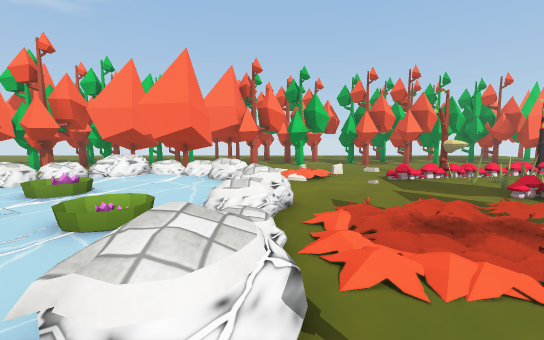
view 1 (above)

24 first-person views from a walk through a 3-D level made in the Unity game engine. The camera is 1.3 m above the floor, tilts 6° down and sees 90° across. The floor is counted in squares, 1 m on a side. Each view is taken from the middle of a square. On the plan, view 1 faces up. The plan holds only what a view shows up to about 13 squares ahead; the rest is blank. The place goes on beyond the plan. The player is left out. Some surface patterns are stand-ins.

view 2
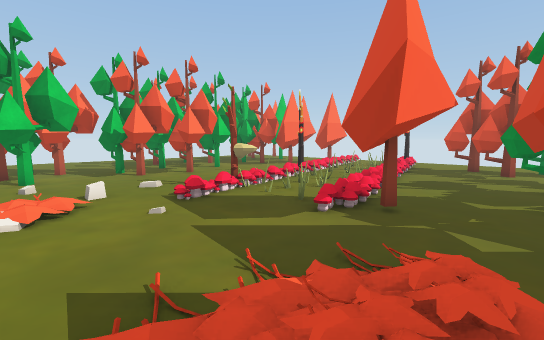

view 3
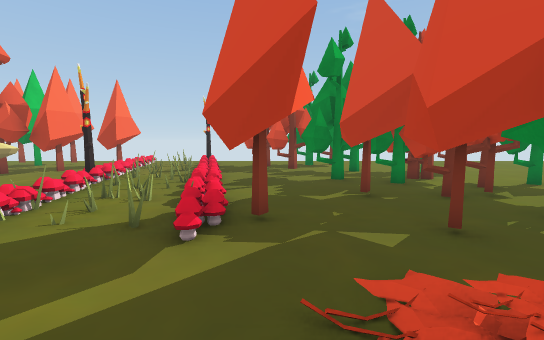

view 4
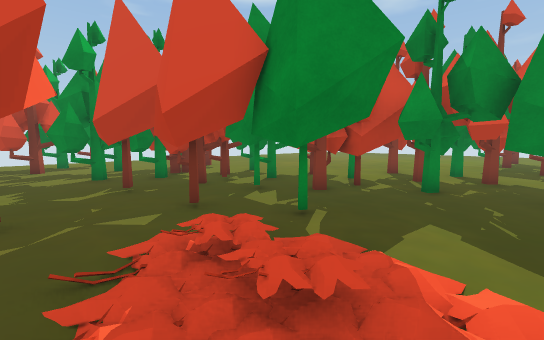

view 5
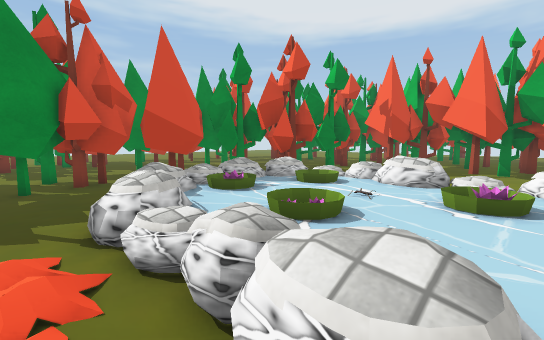

view 6
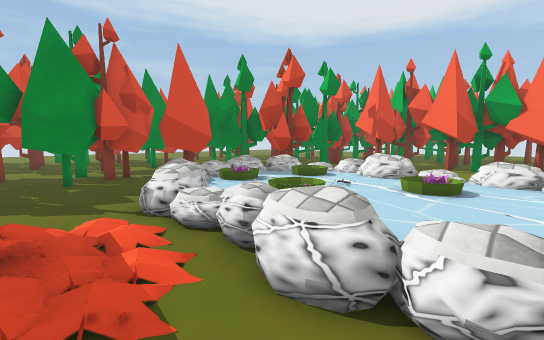

view 7
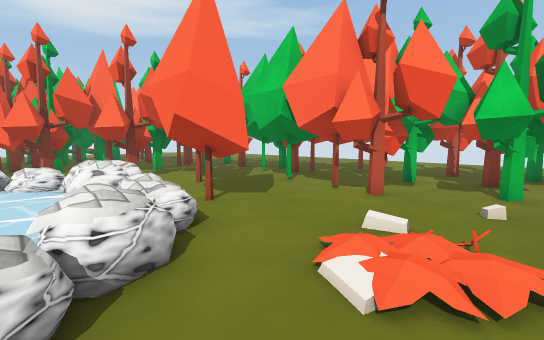

view 8
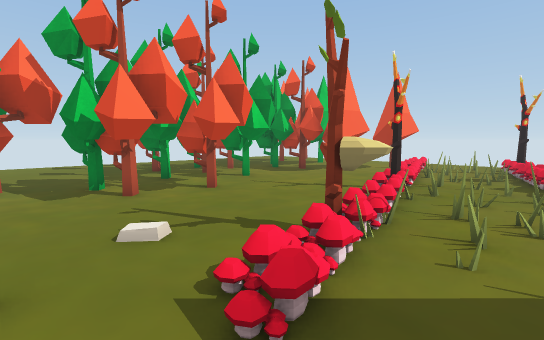

view 9
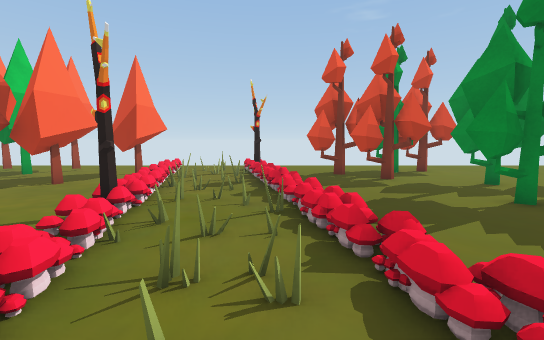

view 10
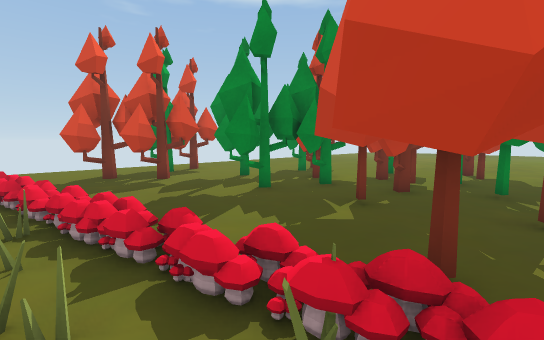

view 11
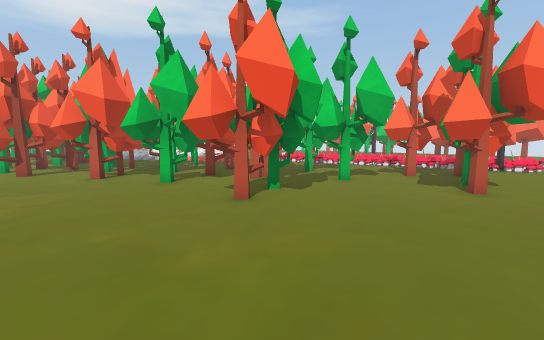

view 12
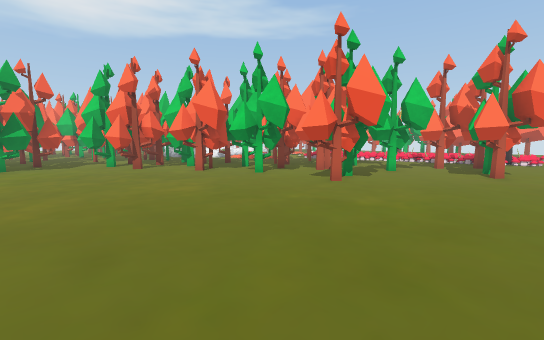

view 13
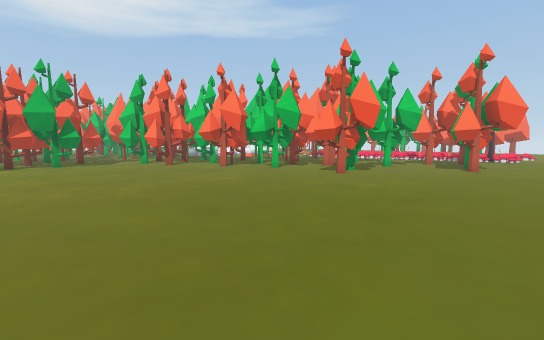

view 14
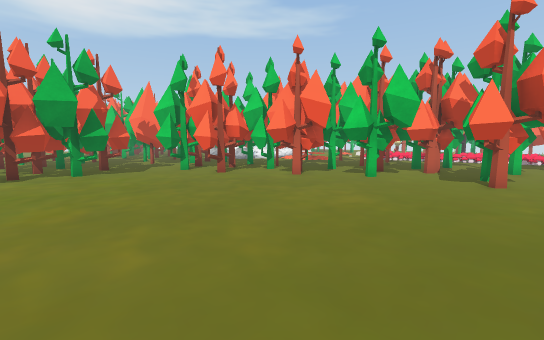

view 15
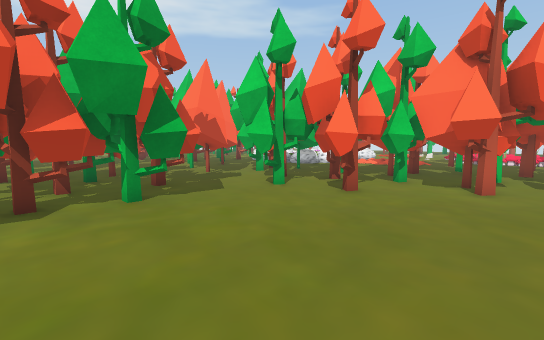

view 16
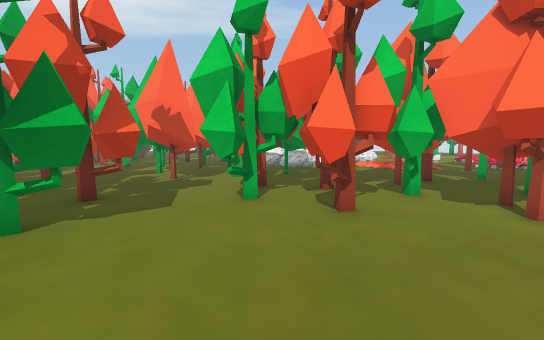

view 17
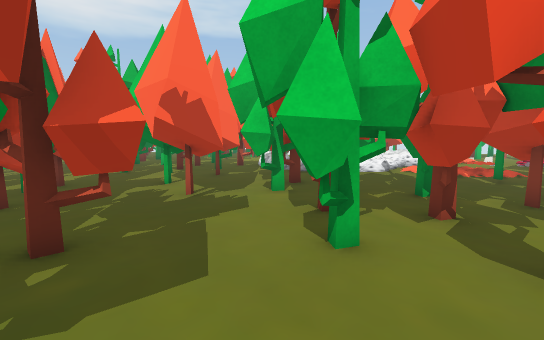

view 18
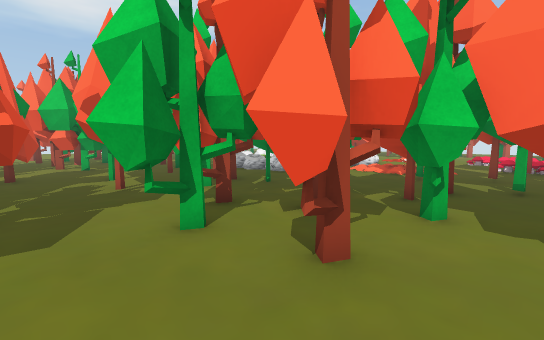

view 19
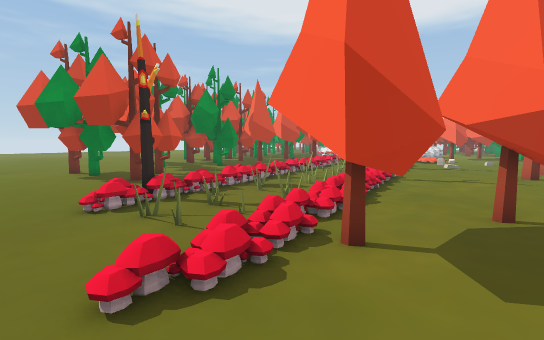

view 20
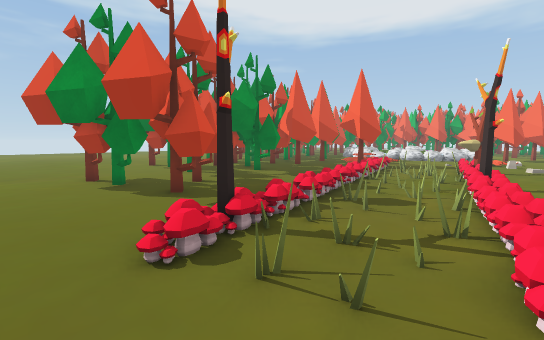

view 21
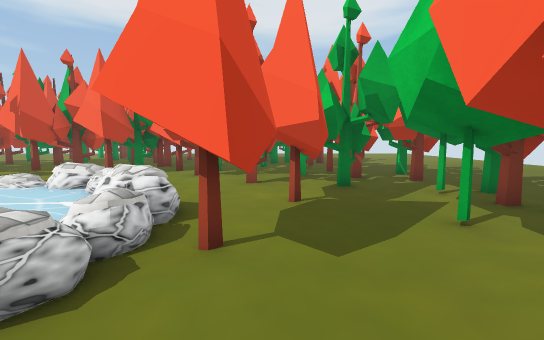

view 22
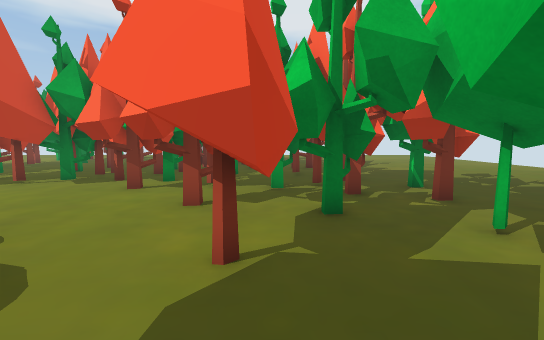

view 23
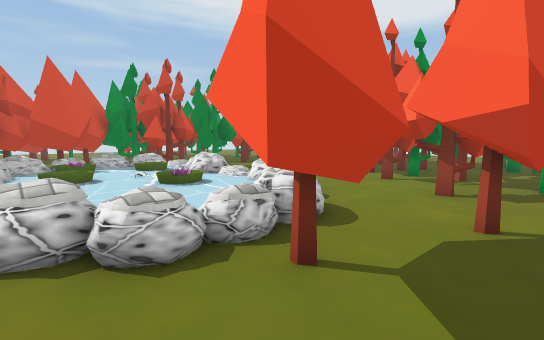

view 24
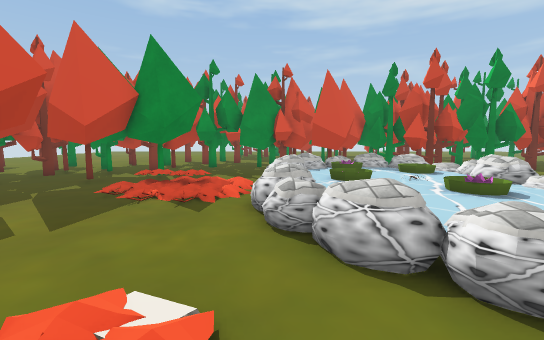

### Floor plan
Key: @ floor where view 1 was taken; # wall or solid block; x gap in a wall; . main floor; : floor 0.25 m higher than the main floor; + floor 0.5 m higher than the main floor; / step, stairs or slope; = window, fence, low wall or low ledge; T tree; M mushroom; O other object.
Columns run from 16 left of view 1 to 20 right of it. Each row starts with its distance up from view 1.
 15      TTTTTT    T TT..T.TTTT..TTT.....
 14       TTT..TTTTTTTT..T.T.....TTTTT..
 13   T  TTTTT...T.T................TMM..
 12  T..TTT.T TT..................M.M....
 11 T. T TTT.TTTTT../..........MO........
 10  . .TTTTT.. TTT.///..OM#.M..O.....O..
  9  O TTT. T. ==T=../................MO.
  8  TT TTT...=#::==...........O..M.M....
  7 T TTTTT..==::::==.....O...M.M....T...
  6 .T TTT.. ##:::::x.....##M.......TT...
  5   TTTT..  #:::::x.///.##.......TTT...
  4   TT T   ==::::://  /......TT..TTTT..
  3   TT...  ==:::+://  /##.##..T..TTTT..
  2 ..TTTT.   =:::://.//####TTTTT.TT.TT..
  1 .. T T    +::+:==../####TT TT.T..TT..
  0    ...TTTTTx##x=@....T####TTT.T...T..
 -1    TTTTTTTT..T.......TT T#T TTT......
 -2    TTT TTTTTTTT.TT.T##T TTTT.TT......
 -3         TTTTT TTTT.T#####.TT..T......
 -4          TTTTTTTT..TTTT##.TT..T......
 -5           TTT...T.TTTTT.T............
 -6        TTT .TT TTTTTTTT.T............
 -7       TTTT..TTTTT.TTTTT..............
 -8       .... TT......TT.T..............
 -9            TT  ..TT..................
-10         T   T TTTTTT.................
-11         T   TT T.TTT.................
-12                TTTTT................
-13                TTTTT............... .

Positions as (right, up) in squares from view 1, and headings:
1: (0, 0), facing up
2: (1, 3), facing up-right
3: (2, 5), facing right
4: (1, 5), facing down-right
5: (1, 6), facing down-left
6: (2, 7), facing down-left
7: (2, 7), facing up-left
8: (3, 8), facing up-right
9: (6, 8), facing right
10: (6, 8), facing down-right
11: (19, -7), facing up-left
12: (19, -11), facing up-left
13: (20, -13), facing up-left
14: (15, -13), facing up-left
15: (9, -13), facing up-left
16: (8, -11), facing up-left
17: (5, -10), facing up-left
18: (7, -9), facing up-left
19: (20, 15), facing down-left
20: (20, 12), facing down-left
21: (0, 11), facing left
22: (-3, 12), facing left
23: (-1, 12), facing down-left
24: (0, 11), facing down
